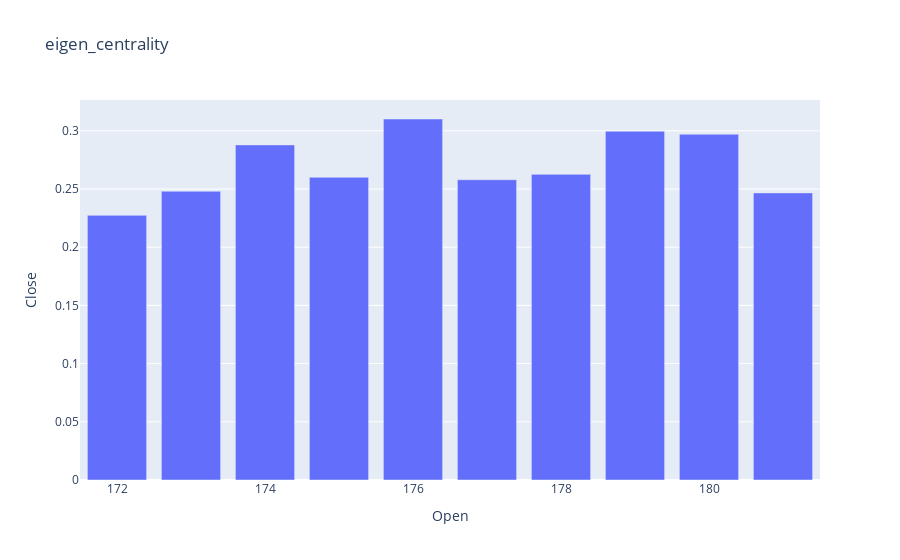

This figure's notebook cell:
### Code cell
fii=fi.sort_values(by='eigen_centrality',ascending=False)
fiii=fii.head(10)
fiv=pd.DataFrame(fiii)
eig = go.Figure(data=[go.Bar(x=fiv['Node'], y=fii['eigen_centrality'])])
eig.update_layout(title='eigen_centrality', xaxis_title='Open', yaxis_title='Close')

### Figure 1 — Plotly figure (JSON) as saved in the notebook; plotly's stock layout.template omitted (floating-point values rounded to 4 significant figures; data arrays with more than 128 entries replaced by an {"elided": "..."} marker saying what was removed)
{"data": [{"type": "bar", "x": [176, 179, 180, 174, 178, 175, 177, 173, 181, 172], "y": {"elided": "160 float values"}}], "layout": {"title": {"text": "eigen_centrality"}, "xaxis": {"title": {"text": "Open"}}, "yaxis": {"title": {"text": "Close"}}}}
